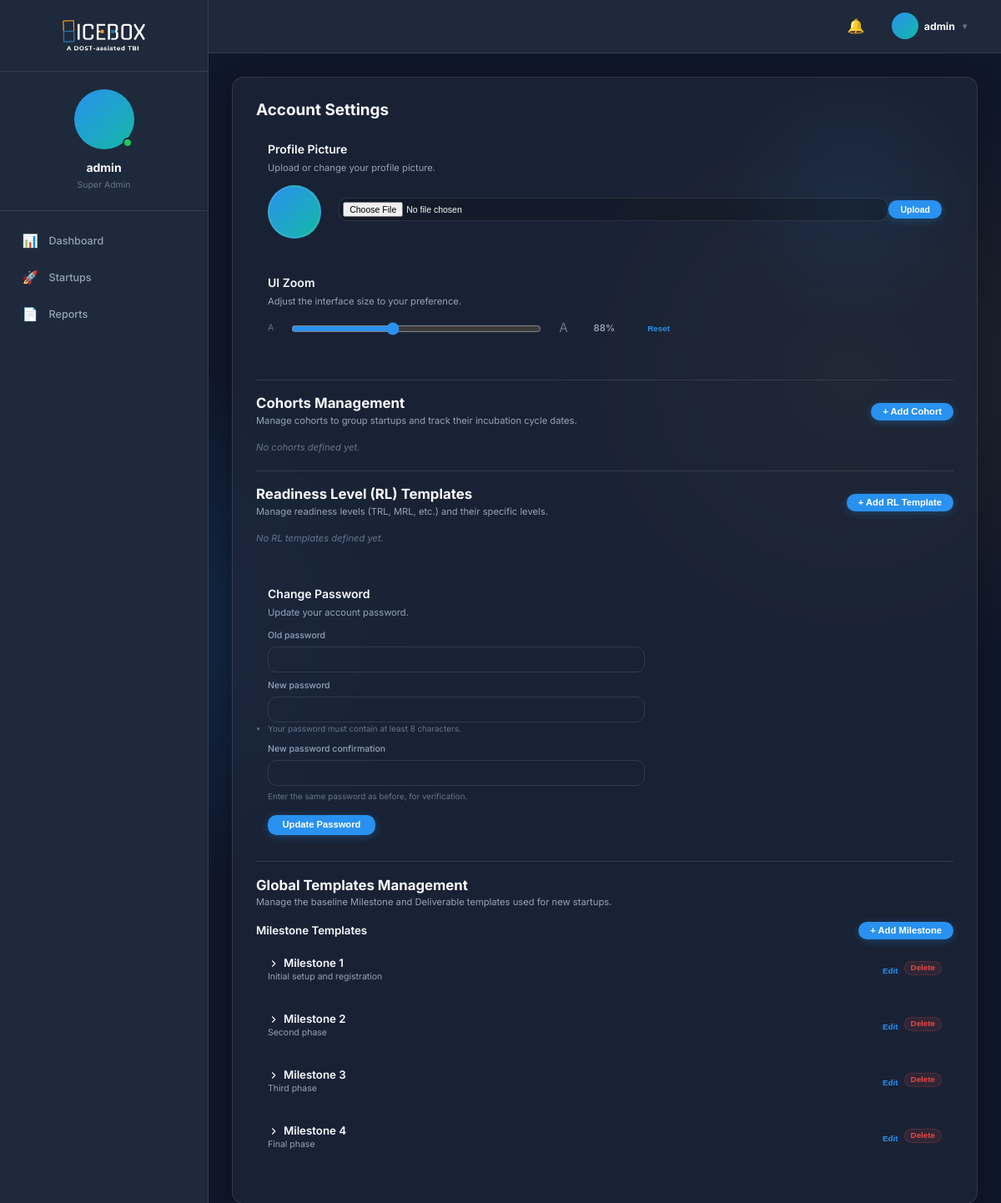
Page /settings/ (signed in) on the earlier database version.
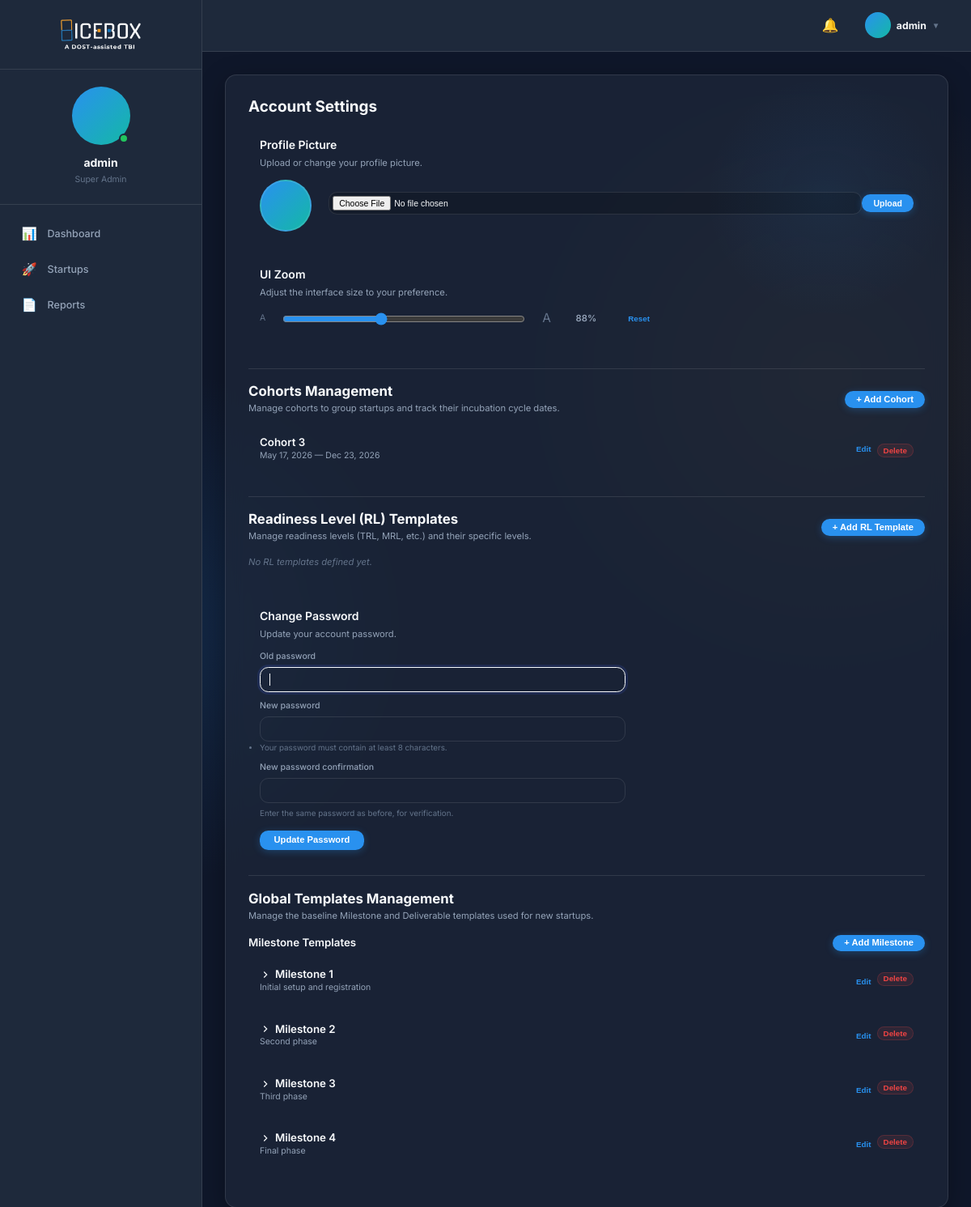
Same page on the later database version.
### incubator/models.py (models this page shows, shortened)
class MilestoneTemplate(models.Model):
    title = models.CharField(max_length=200)
    description = models.TextField(blank=True, null=True)
    milestone_progress = models.IntegerField(help_text="Order or index of the milestone")
    created_at = models.DateTimeField(default=timezone.now)

class Cohort(models.Model):
    name = models.CharField(max_length=100)
    start_date = models.DateField(blank=True, null=True)
    end_date = models.DateField(blank=True, null=True)

### incubator/views.py (the view, shortened to what this page needs)
# urls.py: path('settings/', views.settings_view, name='settings'),
@login_required
def settings_view(request):
    user = request.user
    is_admin = user.role in ['admin', 'super_admin']
    password_form = PasswordChangeForm(user)
    milestone_templates = MilestoneTemplate.objects.all().order_by('milestone_progress') if is_admin else None
    cohorts = Cohort.objects.all().order_by('-start_date') if user.role == 'super_admin' else None
    rl_templates = RLTemplate.objects.all().prefetch_related('levels') if user.role == 'super_admin' else None
    context = {
        'is_admin': is_admin,
        'password_form': password_form,
        'milestone_templates': milestone_templates,
        'cohorts': cohorts,
        'rl_templates': rl_templates,
    }
    return render(request, 'settings/index.html', context)

### incubator/context_processors.py (called while the page is built)
def notifications(request):
    if request.user.is_authenticated:
        unread = request.user.notifications.filter(is_read=False).order_by('-created_at')
        return {
            'unread_notifications': unread,
            'unread_notifications_count': unread.count()
        }
    return {
        'unread_notifications': [],
        'unread_notifications_count': 0
    }

### templates/settings/index.html (shortened to what the changed rows need)
{% extends 'base.html' %}
{% block content %}
<div class="glass-card mb-lg relative overflow-hidden">
    <div class="flex justify-between items-center mb-sm">
        <h2 style="font-size: 1.35rem; font-weight: 700;">Account Settings</h2>
    </div>
    <div style="display: grid; grid-template-columns: repeat(auto-fit, minmax(450px, 1fr)); gap: 2.5rem; align-items: start;">
        <div style="display: flex; flex-direction: column; gap: 0rem;">
    {% if user.role == 'super_admin' %}
    <div style="border-top: 1px solid var(--border-color); padding-top: 1.25rem; margin-top: 1.25rem;">
        <div class="flex justify-between items-center" style="margin-bottom: 1rem;">
            <div>
                <h2 style="font-size: 1.2rem; font-weight: 700; margin-bottom: 0.2rem;">Cohorts Management</h2>
            </div>
        </div>
            <div>
                {% for cohort in cohorts %}
                <div class="glass-container" style="padding: 0.75rem 1rem; margin-bottom: 0.6rem; border-radius: var(--radius-md);">
                    <div class="flex justify-between items-center" style="margin-bottom: 0.35rem;">
                        <div>
                            <h4 style="font-size: 0.95rem; font-weight: 600;">{{ cohort.name }}</h4>
                            <p style="font-size: 0.75rem; color: var(--text-secondary); margin: 0;">
                                {% if cohort.start_date %}{{ cohort.start_date|date:"M d, Y" }}{% else %}No start date{% endif %}
                                —
                                {% if cohort.end_date %}{{ cohort.end_date|date:"M d, Y" }}{% else %}No end date{% endif %}
                            </p>
                        </div>
                        <div class="flex gap-xs">
                            <button type="button" class="btn btn-ghost" onclick="document.getElementById('edit-cohort-{{ cohort.id }}').style.display = document.getElementById('edit-cohort-{{ cohort.id }}').style.display === 'none' ? 'flex' : 'none';" style="font-size: 0.7rem; padding: 0.2rem 0.5rem; color: var(--accent-color);">Edit</button>
                            <form action="{% url 'delete_cohort' cohort.id %}" method="post" onsubmit="return confirm('Are you sure you want to delete this cohort?');">
                                <button type="submit" class="btn btn-danger" style="font-size: 0.7rem; padding: 0.2rem 0.5rem;">Delete</button>
                            </form>
                        </div>
                    </div>
                </div>
                {% empty %}
                <p style="font-size: 0.8rem; color: var(--text-tertiary); font-style: italic;">No cohorts defined yet.</p>
                {% endfor %}
            </div>
    </div>
    <div style="border-top: 1px solid var(--border-color); padding-top: 1.25rem; margin-top: 1.25rem;">
        <div class="flex justify-between items-center" style="margin-bottom: 1rem;">
            <div>
                <h2 style="font-size: 1.2rem; font-weight: 700; margin-bottom: 0.2rem;">Readiness Level (RL) Templates</h2>
            </div>
        </div>
    </div>
    {% endif %}
        </div>
        <div style="display: flex; flex-direction: column; gap: 0rem;">
    <div style="">
        <div class="glass-container" style="padding: 1rem; border-radius: var(--radius-md); max-width: 480px;">
            <form method="post" action="{% url 'settings' %}">
                {% for field in password_form %}
                <div style="margin-bottom: 0.6rem;">
                    <label style="display: block; font-size: 0.75rem; font-weight: 500; color: var(--text-secondary); margin-bottom: 0.3rem;" for="{{ field.id_for_label }}">{{ field.label }}</label>
                    {{ field }}
                    {% if field.help_text %}
                    <small style="font-size: 0.7rem; color: var(--text-tertiary);">{{ field.help_text|safe }}</small>
                    {% endif %}
                </div>
                {% endfor %}
            </form>
        </div>
    </div>
    {% if is_admin %}
    <div style="border-top: 1px solid var(--border-color); padding-top: 1.25rem; margin-top: 1.25rem;">
        <h2 style="font-size: 1.2rem; font-weight: 700; margin-bottom: 0.2rem;">Global Templates Management</h2>
        <div style="margin-bottom: 1.25rem;">
            <div class="timeline-container">
                {% for template in milestone_templates %}
                <div class="glass-container" style="padding: 0.75rem 1rem; margin-bottom: 0.6rem; border-radius: var(--radius-md);">
                    <div class="flex justify-between items-start" style="cursor: pointer; margin-bottom: 0.35rem;" onclick="const el = document.getElementById('deliv-ms-{{ template.id }}'); const icon = document.getElementById('icon-ms-{{ template.id }}'); if(el.style.display === 'none') { el.style.display = 'block'; icon.style.transform = 'rotate(90deg)'; } else { el.style.display = 'none'; icon.style.transform = 'rotate(0deg)'; }">
                        <div>
                            <h4 style="font-size: 0.95rem; font-weight: 600; display: flex; align-items: center; gap: 0.35rem;">
                                <svg id="icon-ms-{{ template.id }}" width="14" height="14" viewBox="0 0 24 24" fill="none" stroke="currentColor" stroke-width="2" style="transition: transform 0.2s;"><path d="M9 18l6-6-6-6"/></svg>
                                {{ template.title }}
                            </h4>
                            {% if template.description %}<p style="font-size: 0.75rem; color: var(--text-secondary);">{{ template.description }}</p>{% endif %}
                        </div>
                        <div class="flex gap-xs" onclick="event.stopPropagation()">
                            <button type="button" class="btn btn-ghost" onclick="document.getElementById('edit-ms-{{ template.id }}').style.display = document.getElementById('edit-ms-{{ template.id }}').style.display === 'none' ? 'block' : 'none';" style="font-size: 0.7rem; padding: 0.2rem 0.5rem; color: var(--accent-color);">Edit</button>
                            <form action="{% url 'delete_milestone_template' template.id %}" method="post"
                                onsubmit="return confirm('Are you sure you want to delete this template? Details mapping will be lost.');">
                                <button type="submit" class="btn btn-danger" style="font-size: 0.7rem; padding: 0.2rem 0.5rem;">Delete</button>
                            </form>
                        </div>
                    </div>
                </div>
                {% empty %}
                <p style="font-size: 0.8rem; color: var(--text-tertiary); font-style: italic;">No global templates defined yet.</p>
                {% endfor %}
            </div>
    </div>
    {% endif %}
    </div>
</div>
</div>
{% endblock %}

Differences in the rows shown:
added Cohort: name "Cohort 3", start_date "May 17, 2026", end_date "Dec 23, 2026"
Other differences:
text no longer shown: "No cohorts defined yet."
